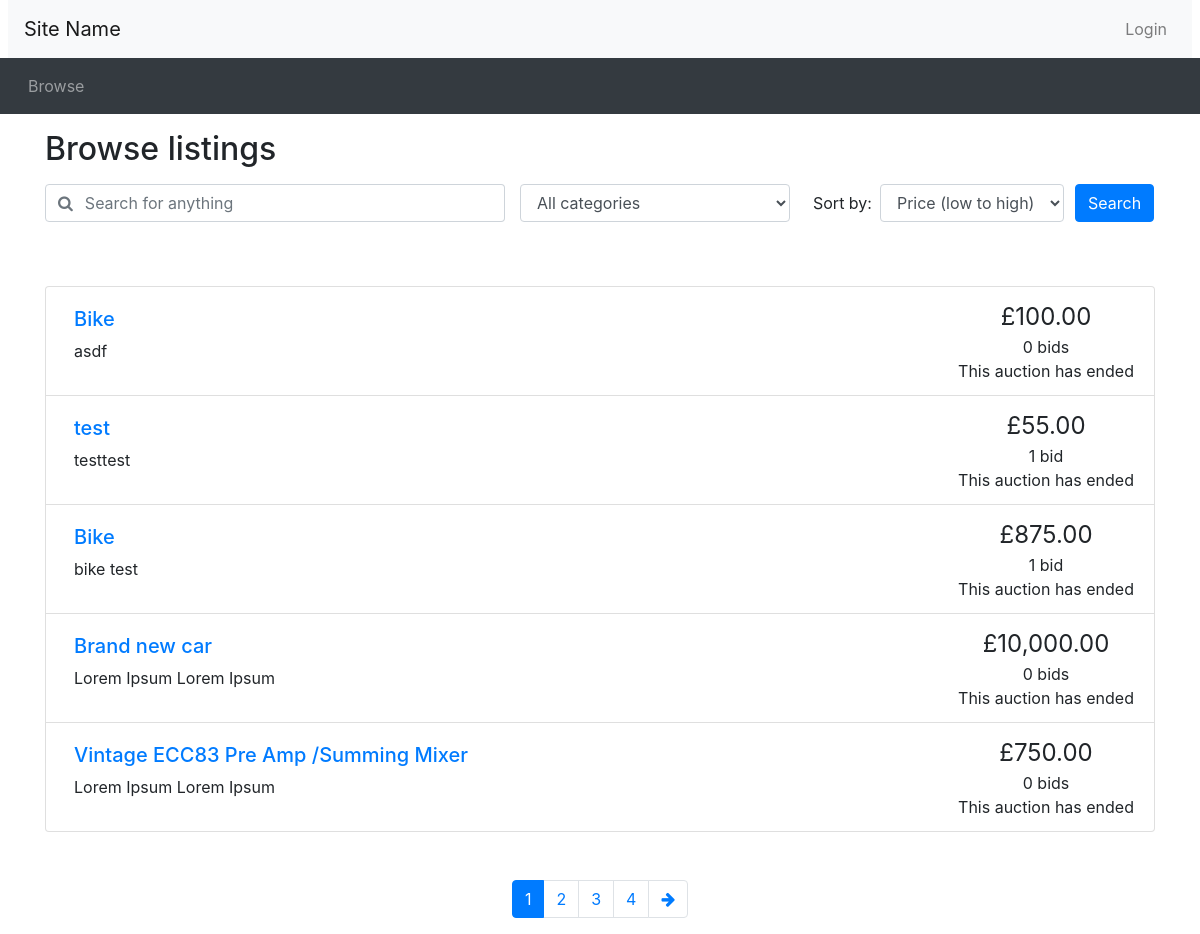
/browse.php, run on an earlier commit of the app's database.
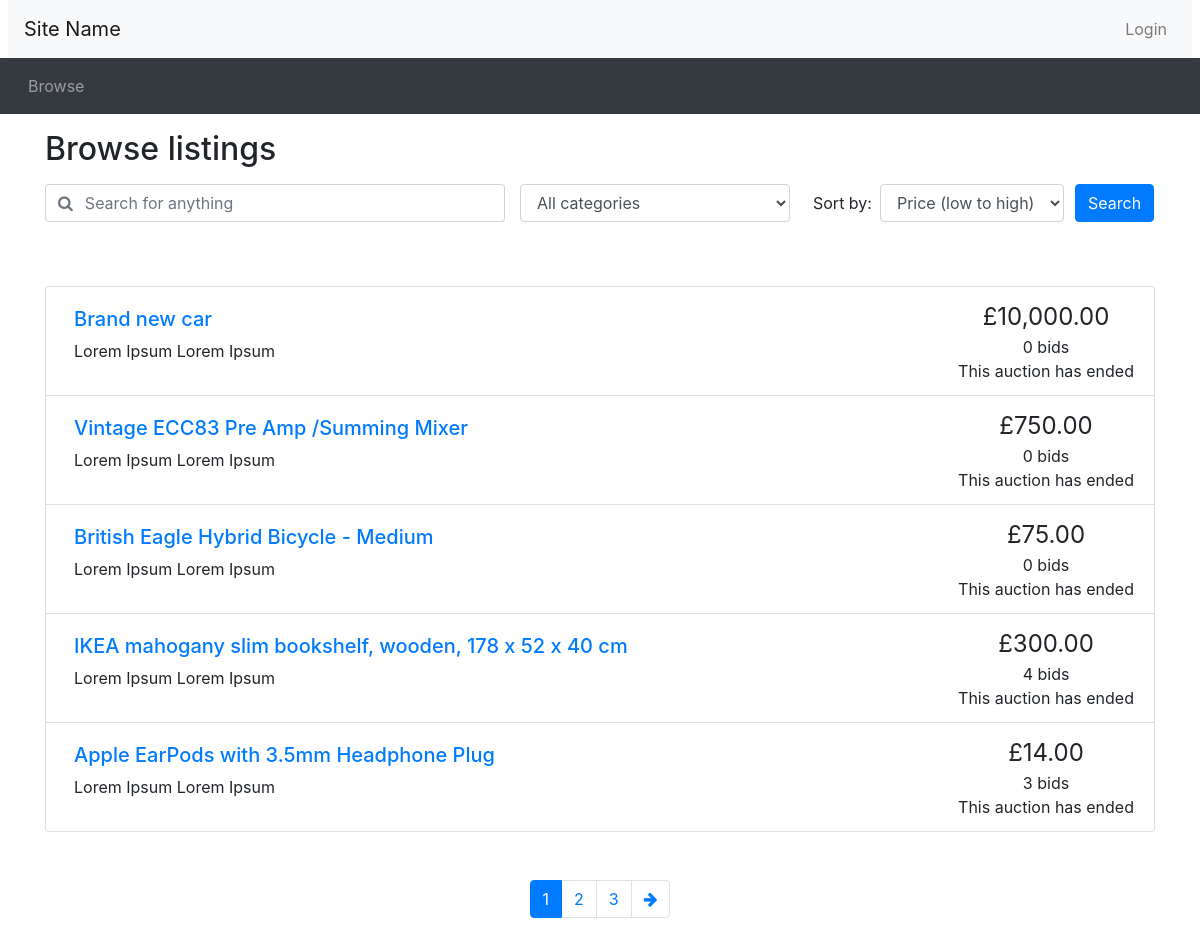
And on a later commit of the database.
### tables this page shows
CREATE TABLE IF NOT EXISTS `listings` (
  `listing_id` int(11) NOT NULL AUTO_INCREMENT,
  `seller_id` int(11) DEFAULT NULL,
  `posttime` datetime NOT NULL,
  `endtime` datetime DEFAULT NULL,
  `itemdescription` text,
  `item_title` text,
  `finished` bit(1) DEFAULT NULL,
  `category` text,
  `reserveprice` decimal(10,2) DEFAULT NULL,
  `startprice` decimal(10,2) DEFAULT NULL,
  PRIMARY KEY (`listing_id`),
  KEY `seller_id` (`seller_id`)
);

### browse.php (the view, shortened to what the changed rows need)
<?php include_once("header.php")?>
<?php require("utilities.php")?>
<?php include 'opendb.php'?>
<div class="container">
<h2 class="my-3">Browse listings</h2>
</div>
<?php
	$results_per_page = 5;
	if (!isset($_GET['keyword']))
	{
		 $query = "SELECT listings.listing_id, listings.finished, listings.item_title, listings.itemdescription, MAX(bids.bidprice), listings.startprice, listings.endtime
FROM listings LEFT JOIN bids ON listings.listing_id=bids.listing_id WHERE item_title IS NOT NULL";
	}
	if (!isset($_GET['cat']))
	{
		 $query .= " AND category IS NOT NULL";
	}
	if (!isset($_GET['order_by']))
	{
		$query_ordered = $query . " GROUP BY listings.listing_id ORDER BY (CASE
			WHEN listings.finished IS NULL THEN TIMEDIFF(listings.endtime,CURRENT_TIMESTAMP)
			ELSE ADDTIME((TIMEDIFF(CURRENT_TIMESTAMP, listings.endtime)),\"10000:0:0\")
			END) LIMIT $results_per_page";
	}
	$tmp = explode(" ",$query);
	$tmp[1] = "COUNT(DISTINCT listings.listing_id)";
	$tmp[2] = "";
	$tmp[3] = "";
	$tmp[4] = "";
	$tmp[5] = "";
	$tmp[6] = "";
	$tmp[7] = "FROM ";
	$num_query = implode(" ",$tmp);
	$num_result = mysqli_query($connection, $num_query)
			or die('Error making count query');
	$row = mysqli_fetch_array($num_result);
	$num_results = $row[0];
	if ($num_results < 1) {
		$max_page = 1;
	}
	else {
		$max_page = ceil($num_results / $results_per_page);
	}
	if (!isset($_GET['page']))
		{
		$curr_page = 1;
	}
?>
<div class="container mt-5">
<ul class="list-group">
<?php
	$result = mysqli_query($connection, $query_ordered)
		or die('Error making select users query');
	while ($row = mysqli_fetch_array($result))
	{
		$count_bid_query = "SELECT COUNT(*) FROM bids WHERE listing_id = {$row['listing_id']}";
		$count_bid_result = mysqli_query($connection, $count_bid_query)
			or die('Error making top bid query');
		$bid_count = mysqli_fetch_array($count_bid_result);
		if ($bid_count[0] == 0) {
			print_listing_li($row['listing_id'], $row['item_title'], $row['itemdescription'], $row['startprice'], $bid_count[0], date_create($row['endtime']));
		}
		else {
			print_listing_li($row['listing_id'], $row['item_title'], $row['itemdescription'], $row['MAX(bids.bidprice)'], $bid_count[0], date_create($row['endtime']));
		}
	}
?>
</ul>
<nav aria-label="Search results pages" class="mt-5">
  <ul class="pagination justify-content-center">
<?php
  $querystring = "";
  $high_page_boost = max(3 - $curr_page, 0);
  $low_page_boost = max(2 - ($max_page - $curr_page), 0);
  $low_page = max(1, $curr_page - 2 - $low_page_boost);
  $high_page = min($max_page, $curr_page + 2 + $high_page_boost);
  for ($i = $low_page; $i <= $high_page; $i++) {
    if ($i == $curr_page) {
      echo('
    <li class="page-item active">');
    }
    else {
      echo('
    <li class="page-item">');
    }
    echo('
      <a class="page-link" href="browse.php?' . $querystring . 'page=' . $i . '">' . $i . '</a>
    </li>');
  }
?>
  </ul>
</nav>
</div>
<?php include_once("footer.php")?>

### utilities.php (shortened to what the changed rows need)
<?php
function print_listing_li($item_id, $title, $desc, $price, $num_bids, $end_time)
{
  if (strlen($desc) > 250) {
    $desc_shortened = substr($desc, 0, 250) . '...';
  }
  else {
    $desc_shortened = $desc;
  }
  if ($num_bids == 1) {
    $bid = ' bid';
  }
  else {
    $bid = ' bids';
  }
  $now = new DateTime();
  if ($now > $end_time) {
    $time_remaining = 'This auction has ended';
  }
  else {
    $time_to_end = date_diff($now, $end_time);
    $time_remaining = display_time_remaining($time_to_end) . ' remaining';
  }
  echo('
    <li class="list-group-item d-flex justify-content-between">
    <div class="p-2 mr-5"><h5><a href="listing.php?item_id=' . $item_id . '">' . $title . '</a></h5>' . $desc_shortened . '</div>
    <div class="text-center text-nowrap"><span style="font-size: 1.5em">£' . number_format($price, 2) . '</span><br/>' . $num_bids . $bid . '<br/>' . $time_remaining . '</div>
  </li>'
  );
}
?>

What changed in the data, as far as the page shows it:
removed listings: item_title "Bike", itemdescription "asdf", startprice "100.00", num_bids "0", bid "bids", time_remaining "This auction has ended"
removed listings: item_title "test", itemdescription "testtest", price "55.00", num_bids "1", bid "bid", time_remaining "This auction has ended"
removed listings: item_title "Bike", itemdescription "bike test", price "875.00", num_bids "1", bid "bid", time_remaining "This auction has ended"
now on this page (row edited): listings: item_title "British Eagle Hybrid Bicycle - Medium", itemdescription "Lorem Ipsum Lorem Ipsum", startprice "75.00", num_bids "0", bid "bids", time_remaining "This auction has ended"
now on this page (row edited): listings: item_title "IKEA mahogany slim bookshelf, wooden, 178 x 52 x 40 cm", itemdescription "Lorem Ipsum Lorem Ipsum", price "300.00", num_bids "4", bid "bids", time_remaining "This auction has ended"
now on this page (row edited): listings: item_title "Apple EarPods with 3.5mm Headphone Plug", itemdescription "Lorem Ipsum Lorem Ipsum", price "14.00", num_bids "3", bid "bids", time_remaining "This auction has ended"
Also different on the page:
list line gone: "4"
